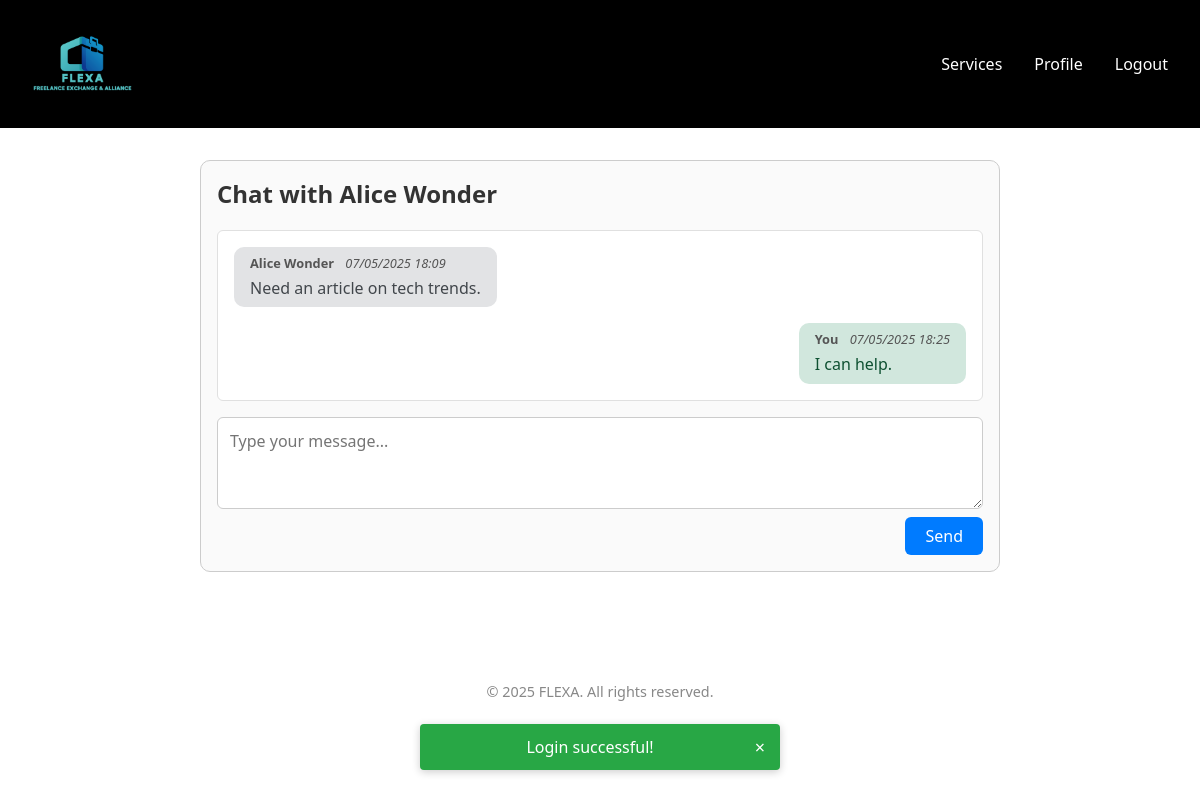
The app's page /pages/chat.php?user_id=4 (signed in) with its own data.
### tables this page shows
CREATE TABLE User
(
    userId            INTEGER,
    name              NVARCHAR(255),
    username          VARCHAR(255),
    email             VARCHAR(255),
    password          VARCHAR(255),
    isAdmin           BOOLEAN     DEFAULT 0,
    profilePictureURL VARCHAR(1023),
    status            VARCHAR(15) DEFAULT 'inactive',

    CONSTRAINT User_PK PRIMARY KEY (userId),
    CONSTRAINT User_email_unique UNIQUE (email),
    CONSTRAINT User_username_unique UNIQUE (username),
    CONSTRAINT User_name_NN CHECK (name IS NOT NULL),
    CONSTRAINT User_username_NN CHECK (username IS NOT NULL),
    CONSTRAINT User_email_NN CHECK (email IS NOT NULL),
    CONSTRAINT User_password_NN CHECK (password IS NOT NULL),
    CONSTRAINT User_isAdmin_NN CHECK (isAdmin IS NOT NULL),
    CONSTRAINT User_status_NN CHECK (status IS NOT NULL),
    CONSTRAINT User_isAdmin_CK CHECK (isAdmin IN (0, 1)),
    CONSTRAINT User_status_CK CHECK (status IN ('active', 'inactive'))
);

CREATE TABLE Message
(
    messageId  INTEGER,
    senderId   INTEGER,
    receiverId INTEGER,
    content    TEXT,
    date       INTEGER,

    CONSTRAINT Message_PK PRIMARY KEY (messageId),
    CONSTRAINT Message_senderId_NN CHECK (senderId IS NOT NULL),
    CONSTRAINT Message_receiverId_NN CHECK (receiverId IS NOT NULL),
    CONSTRAINT Message_content_NN CHECK (content IS NOT NULL),
    CONSTRAINT Message_date_NN CHECK (date IS NOT NULL),
    CONSTRAINT Message_sender_FK FOREIGN KEY (senderId) REFERENCES User (userId) ON UPDATE CASCADE,
    CONSTRAINT Message_receiver_FK FOREIGN KEY (receiverId) REFERENCES User (userId) ON UPDATE CASCADE
);

### pages/chat.php (called while the page is built, shortened)
<?php
require_once(__DIR__ . '/../utils/session.php');
require_once(__DIR__ . '/../templates/common.tpl.php');
require_once(__DIR__ . '/../templates/chat.tpl.php');
require_once(__DIR__ . '/../database/connection.db.php');
require_once(__DIR__ . '/../model/user.class.php');
require_once(__DIR__ . '/../model/message.class.php');
$session = new Session();
$other_userId = intval($_GET['user_id']);
$userid = $session->getId();
$db = getDatabaseConnection();
$other_user = User::getUserById($db, $other_userId);
$user = User::getUserById($db, $userid);
$history = Message::getMessagesByParticipantsId($db, $userid, $other_userId);
drawChat($user, $other_user, $history, $session);

### model/user.class.php (called while the page is built, shortened)
<?php
class User
{
    private int $id;
    private string $name;
    public function __construct(
        int    $id,
        string $name,
        string $username,
        string $email,
        string $password,
        bool   $isAdmin,
        string $profilePicture,
        string $status
    )
    {
        $this->id = $id;
        $this->name = $name;
    }
    public function getId(): int
    {
        return $this->id;
    }
    public function getName(): string
    {
        return $this->name;
    }
    public static function getUserById(PDO $db, int $id): ?User
    {
        $stmt = $db->prepare("SELECT * FROM User WHERE userId = :id");
        $stmt->bindParam(":id", $id);
        $stmt->execute();
        $data = $stmt->fetch();
        return new User(
            intval($data['userId']),
            $data['name'],
            $data['username'],
            $data['email'],
            $data['password'],
            boolval($data['isAdmin']),
            $data['profilePictureURL'],
            $data['status']
        );
    }
}

### model/message.class.php (called while the page is built, shortened)
<?php
class Message
{
    private int $senderId;
    private string $content;
    private int $date;
    public function __construct(int $id, int $senderId, int $receiverId, string $content, int $date)
    {
        $this->senderId = $senderId;
        $this->content = $content;
        $this->date = $date;
    }
    public static function getMessagesByParticipantsId(PDO $db, int $user1_id, int $user2_id): array
    {
        $stmt = $db->prepare("SELECT * FROM Message WHERE (senderId = :user1_id AND receiverId = :user2_id) OR (senderId = :user2_id AND receiverId = :user1_id) ORDER BY date ASC");
        $stmt->bindParam(':user1_id', $user1_id, PDO::PARAM_INT);
        $stmt->bindParam(':user2_id', $user2_id, PDO::PARAM_INT);
        $stmt->execute();
        $messagesData = $stmt->fetchAll(PDO::FETCH_ASSOC);
        $messages = [];
        foreach ($messagesData as $data) {
            $messages[] = new Message(
                intval($data['messageId']),
                intval($data['senderId']),
                intval($data['receiverId']),
                $data['content'],
                intval($data['date']),
            );
        }
        return $messages;
    }
    public function getSenderId(): int
    {
        return $this->senderId;
    }
    public function getContent(): string
    {
        return $this->content;
    }
    public function getDate(): int
    {
        return $this->date;
    }
}

### utils/session.php (called while the page is built, shortened)
<?php
class Session
{
    public function generateCSRFToken(): string
    {
        return $_SESSION['csrf_token'];
    }
    public function getId(): ?int
    {
        return $_SESSION['id'] ?? null;
    }
}

### templates/chat.tpl.php (the view, shortened to what this page needs)
<?php
require_once(__DIR__ . '/../model/message.class.php');
require_once(__DIR__ . '/../model/user.class.php');
function drawChat(User $user, User $otherUser, array $history, Session $session): void
{
    $currentUserId = $user->getId(); ?>
    <section class="chat-section">
        <div class="chat-container">
            <h2>Chat with <?= htmlspecialchars($otherUser->getName()) ?></h2>
            <div class="chat-messages" id="chat-messages">
                <?php if (empty($history)): ?>
                    <p>No messages yet. Say hi!</p>
                <?php else: ?>
                    <?php foreach ($history as $message):
                        $isOwn = $message->getSenderId() === $currentUserId;
                        ?>
                        <div class="chat-message <?= $isOwn ? 'own-message' : 'other-message' ?>">
                            <div class="message-meta">
                                <strong><?= $isOwn ? 'You' : htmlspecialchars($otherUser->getName()) ?></strong>
                                <span class="message-time"><?= date('d/m/Y H:i', $message->getDate()) ?></span>
                            </div>
                            <div class="message-text">
                                <?= htmlspecialchars($message->getContent(), ENT_QUOTES, 'UTF-8') ?>
                            </div>
                        </div>
                    <?php endforeach; ?>
                <?php endif; ?>
            </div>
            <form id="chat-form">
                <textarea id="message-content" name="msg_content" rows="3" placeholder="Type your message..."
                          required></textarea>
                <button type="submit">Send</button>
            </form>
        </div>
    </section>
<?php } ?>

### css/base.css (style rules this page uses)
body { margin: 0; background: #ffffff; color: #333; font-family: 'Segoe UI', sans-serif; padding: 0; }
h1, h2, h3, h4, h5, h6 { margin-top: 0; font-weight: bold; }
button { font-family: inherit; cursor: pointer; }

### css/chat.css (style rules this page uses)
.chat-section { padding: 2rem; max-width: 800px; margin: 0 auto; }
.chat-container { border: 1px solid #ccc; border-radius: 10px; padding: 1rem; background-color: #fafafa; }
.chat-messages { max-height: 400px; overflow-y: auto; display: flex; flex-direction: column; gap: 1rem; padding: 1rem; background-color: #fff; border: 1px solid #e0e0e0; border-radius: 6px; margin-bottom: 1rem; }
.chat-message { max-width: 70%; padding: 0.5rem 1rem; border-radius: 10px; line-height: 1.4; }
.own-message { align-self: flex-end; background-color: #d1e7dd; color: #0f5132; }
.other-message { align-self: flex-start; background-color: #e2e3e5; color: #41464b; }
.message-meta { font-size: 0.8rem; margin-bottom: 0.25rem; color: #555; }
.message-time { font-style: italic; margin-left: 0.5rem; }
#chat-form { display: flex; flex-direction: column; gap: 0.5rem; }
#chat-form textarea { width: 100%; resize: vertical; padding: 0.75rem; border-radius: 6px; border: 1px solid #ccc; font-size: 1rem; font-family: inherit; box-sizing: border-box; }
#chat-form button { align-self: flex-end; padding: 0.5rem 1.25rem; background-color: #007bff; color: white; border: none; border-radius: 6px; cursor: pointer; font-size: 1rem; }

### records on screen
user: name "Alice Wonder"
message: senderId.name "Alice Wonder", date "07/05/2025 18:09", content "Need an article on tech trends."
message: shows "You", date "07/05/2025 18:25", content "I can help."
